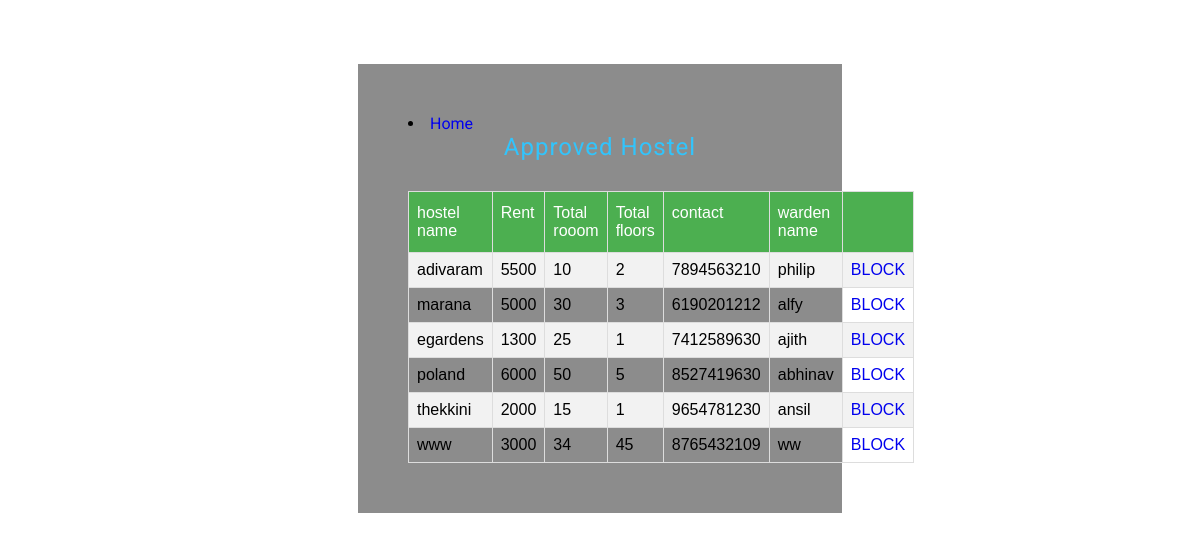
The app's page /approve_list_warden/ with its own data.
### student/models.py (models this page shows)
class Hreg(models.Model):
    hname = models.CharField(max_length=50)
    build_no = models.CharField(max_length=50)
    location = models.CharField(max_length=50)
    img = models.FileField(upload_to='file')
    email = models.CharField(max_length=50)
    con = models.CharField(max_length=12)
    wname = models.CharField(max_length=20)
    rno = models.CharField(max_length=5)
    fno = models.CharField(max_length=6)
    rent = models.CharField(max_length=5)
    uname = models.CharField(max_length=20)
    type=models.CharField(max_length=15,default='BOYS')
    status = models.CharField(max_length=20)

### admin_app/views.py (the view)
# urls.py: path('approve_list_warden/', admin_app.views.approve_list_warden, name='approve_list_warden'),
def approve_list_warden(request):
    r = Hreg.objects.raw("select * from student_hreg where status = 'approve' ")
    template = loader.get_template("admin_approve.html")
    context = {'k': r}
    return HttpResponse(template.render(context, request))

### Template/admin_approve.html (shortened to what this page needs)
{% load static %}
<html>
</head>
<body>
<div class="video">
	<div class="center-container">
	    <div class="w3ls-agileinfo">
<head>
<link href="{% static 'reg-temp/css/style.css' %}" rel="stylesheet" type="text/css" media="all" />
		</div>
		 <div class="bg-agile">
<div class="main-top">
		<nav>
			<li><a href="{% url 'a_home' %}" class="active">Home</a></li>
		</nav>
</div>
<h2>Approved Hostel</h2>
<table id="customers">
  <tr>
    <th>hostel name</th><th>Rent</th><th>Total rooom</th><th>Total floors</th><th>contact</th><th>warden name</th><th></th>
  </tr>
     {% for i in k %}
  <tr>
    <td>{{i.hname}}</td><td>{{i.rent}}</td><td>{{i.rno}}</td><td>{{i.fno}}</td><td>{{i.con}}</td><td>{{i.wname}}</td><td><a href="{% url 'block_warden' id=i.id %}">BLOCK</a></td>
    {% endfor %}
</table>
         </div>
    </div>
</div>
</body>
</html>

### static/reg-temp/css/style.css (style rules this page uses)
html,body,div,span,applet,object,iframe,h1,h2,h3,h4,h5,h6,p,blockquote,pre,a,abbr,acronym,address,big,cite,code,del,dfn,em,img,ins,kbd,q,s,samp,small,strike,strong,sub,sup,tt,var,b,u,i,dl,dt,dd,ol,nav ul,nav li,fieldset,form,label,legend,table,caption,tbody,tfoot,thead,tr,th,td,article,aside,canvas,details,embed,figure,figcaption,footer,header,hgroup,menu,nav,output,ruby,section,summary,time,mark,audio,video { margin:0;padding:0;border:0;font-size:100%;font:inherit;vertical-align:baseline; }
article, aside, details, figcaption, figure,footer, header, hgroup, menu, nav, section { display: block; }
table { border-collapse:collapse;border-spacing:0; }
a { text-decoration:none; }
body { font-family: 'Roboto', sans-serif; font-size: 100%; background:url(../images/course.jpg)no-repeat; background-position:0px 0px; text-align: left; min-height: 100%; background-size:cover; background-position:center; background-attachment:fixed; }
.center-container { padding: 0em 0 1em; }
.w3ls-agileinfo { padding: 2em 0; }
.bg-agile { width: 30%; margin: 0 auto; padding: 50px; background: rgba(0, 0, 0, 0.45); }
.bg-agile h2 { color: #31c4fc; text-align: center; font-size: 30px; letter-spacing: 1px; margin: 0px 0px 30px; font-family: 'Roboto', sans-serif; }
@media (max-width:1366px) { .bg-agile { width: 32%; } }
@media (max-width:1280px) { .bg-agile h2 { font-size: 24px; } }

### Template/admin_approve.html (style rules this page uses)
#customers { font-family: "Trebuchet MS", Arial, Helvetica, sans-serif; border-collapse: collapse; width: 100%; }
#customers td, #customers th { border: 1px solid #ddd; padding: 8px; }
#customers tr:nth-child(even) { background-color: #f2f2f2; }
#customers th { padding-top: 12px; padding-bottom: 12px; text-align: left; background-color: #4CAF50; color: white; }

### records on screen
Hreg: hname "adivaram", rent "5500", rno "10", fno "2", con "7894563210", wname "philip"
Hreg: hname "marana", rent "5000", rno "30", fno "3", con "6190201212", wname "alfy"
Hreg: hname "egardens", rent "1300", rno "25", fno "1", con "7412589630", wname "ajith"
Hreg: hname "poland", rent "6000", rno "50", fno "5", con "8527419630", wname "abhinav"
Hreg: hname "thekkini", rent "2000", rno "15", fno "1", con "9654781230", wname "ansil"
Hreg: hname "www", rent "3000", rno "34", fno "45", con "8765432109", wname "ww"
